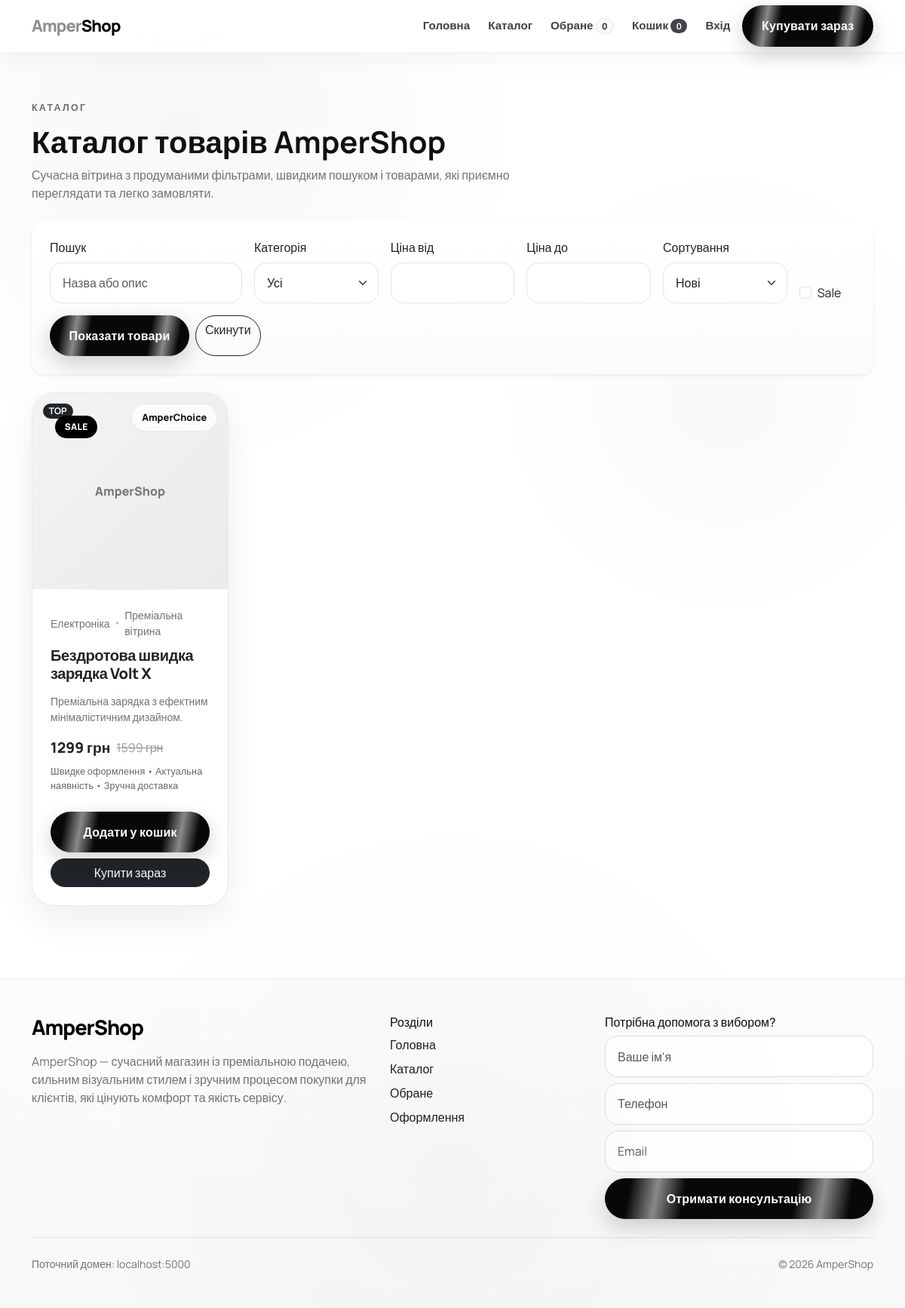
/catalog, run on the app's committed database.
### app.py (models this page shows, shortened)
class Setting(db.Model):
    id = db.Column(db.Integer, primary_key=True)
    key = db.Column(db.String(120), unique=True, nullable=False)
    value = db.Column(db.Text, nullable=True)

class Product(db.Model):
    id = db.Column(db.Integer, primary_key=True)
    title = db.Column(db.String(220), nullable=False)
    slug = db.Column(db.String(220), unique=True, nullable=False)
    short_description = db.Column(db.String(500), nullable=True)
    description = db.Column(db.Text, nullable=True)
    specifications = db.Column(db.Text, nullable=True)
    price = db.Column(db.Float, nullable=False)
    old_price = db.Column(db.Float, nullable=True)
    discount_enabled = db.Column(db.Boolean, default=False)
    is_top = db.Column(db.Boolean, default=False)
    is_active = db.Column(db.Boolean, default=True)
    stock_status = db.Column(db.String(50), default="В наявності")
    supplier_chat_id = db.Column(db.String(120), nullable=True)
    supplier_email = db.Column(db.String(180), nullable=True)
    supplier_notification_channel = db.Column(db.String(20), default="telegram")
    supplier_price = db.Column(db.Float, nullable=True)
    available_delivery_methods = db.Column(db.Text, nullable=True)
    category_id = db.Column(db.Integer, db.ForeignKey("category.id"), nullable=False)
    created_at = db.Column(db.DateTime, default=datetime.utcnow)
    updated_at = db.Column(db.DateTime, default=datetime.utcnow, onupdate=datetime.utcnow)
    images = db.relationship("ProductImage", backref="product", lazy=True, cascade="all, delete-orphan")
    order_items = db.relationship("OrderItem", backref="product", lazy=True)
    reviews = db.relationship("ProductReview", backref="product", lazy=True, cascade="all, delete-orphan")
    @property
    def current_price(self):
        if self.discount_enabled and self.old_price and self.old_price > self.price:
            return self.price
        return self.price

class Category(db.Model):
    id = db.Column(db.Integer, primary_key=True)
    name = db.Column(db.String(120), unique=True, nullable=False)
    slug = db.Column(db.String(120), unique=True, nullable=False)
    description = db.Column(db.Text, nullable=True)
    created_at = db.Column(db.DateTime, default=datetime.utcnow)
    products = db.relationship("Product", backref="category", lazy=True)

### app.py (the view)
    @app.route("/catalog")
    def catalog():
        category_slug = request.args.get("category", "").strip()
        search = request.args.get("q", "").strip()
        sort = request.args.get("sort", "new")
        price_min = request.args.get("price_min", "").strip()
        price_max = request.args.get("price_max", "").strip()
        only_discount = request.args.get("discount") == "1"
        query = Product.query.filter_by(is_active=True)
        if category_slug:
            category = Category.query.filter_by(slug=category_slug).first_or_404()
            query = query.filter_by(category_id=category.id)
        if search:
            like = f"%{search}%"
            query = query.filter(db.or_(Product.title.ilike(like), Product.short_description.ilike(like), Product.description.ilike(like)))
        if price_min:
            try:
                query = query.filter(Product.price >= float(price_min))
            except ValueError:
                pass
        if price_max:
            try:
                query = query.filter(Product.price <= float(price_max))
            except ValueError:
                pass
        if only_discount:
            query = query.filter(Product.discount_enabled == True, Product.old_price.isnot(None), Product.old_price > Product.price)
        sort_map = {
            "price_asc": Product.price.asc(),
            "price_desc": Product.price.desc(),
            "name": Product.title.asc(),
            "popular": Product.is_top.desc(),
            "new": Product.created_at.desc(),
        }
        products = query.order_by(sort_map.get(sort, Product.created_at.desc())).all()
        return render_template("catalog.html", products=products, selected_category=category_slug, search=search, sort=sort, price_min=price_min, price_max=price_max, only_discount=only_discount)

### app.py (called while the page is built)
def get_setting(key, default=""):
    item = Setting.query.filter_by(key=key).first()
    return item.value if item and item.value is not None else default

### templates/catalog.html (shortened to what this page needs)
{% extends 'base.html' %}
{% block content %}
<section class="py-5 catalog-page-section">
  <div class="container">
    <div class="section-head mb-4 catalog-head">
      <div class="eyebrow">{{ cms('catalog_eyebrow', 'Каталог') }}</div>
      <h1 class="fw-bold">{{ cms('catalog_title', 'Каталог товарів AmperShop') }}</h1>
      <p class="text-secondary mb-0">{{ cms('catalog_subtitle', 'Сучасна вітрина з продуманими фільтрами, швидким пошуком і товарами, які приємно переглядати та легко замовляти.') }}</p>
    </div>
    <form method="get" class="card border-0 shadow-sm rounded-4 p-4 mb-4 catalog-filter-card">
      <div class="row g-3 align-items-end">
        <div class="col-lg-3"><label class="form-label">Пошук</label><input class="form-control" name="q" value="{{ search or '' }}" placeholder="Назва або опис"></div>
        <div class="col-lg-2"><label class="form-label">Категорія</label><select class="form-select" name="category"><option value="">Усі</option></select></div>
        <div class="col-lg-2"><label class="form-label">Ціна від</label><input class="form-control" name="price_min" value="{{ price_min or '' }}"></div>
        <div class="col-lg-2"><label class="form-label">Ціна до</label><input class="form-control" name="price_max" value="{{ price_max or '' }}"></div>
        <div class="col-lg-2"><label class="form-label">Сортування</label><select class="form-select" name="sort"><option value="new" {% if sort=='new' %}selected{% endif %}>Нові</option></select></div>
        <div class="col-lg-1 d-flex align-items-center"><div class="form-check mt-4"><input class="form-check-input" type="checkbox" name="discount" value="1" {% if only_discount %}checked{% endif %}><label class="form-check-label">Sale</label></div></div>
      </div>
      <div class="d-flex gap-2 flex-wrap mt-3">
        <button class="btn btn-electric">Показати товари</button>
        <a class="btn btn-outline-dark rounded-pill" href="{{ url_for('catalog') }}">Скинути</a>
      </div>
    </form>
    <div class="row g-4">
      {% for product in products %}
        {% include 'partials/product_card.html' %}
      {% else %}
      <div class="col-12"><div class="alert alert-light border rounded-4 p-4">За цими параметрами товари не знайдено. Спробуйте змінити фільтри або скинути пошук.</div></div>
      {% endfor %}
    </div>
  </div>
</section>
{% endblock %}

### templates/base.html (shortened to what this page needs)
<!doctype html>
<html lang="uk">
<head>
  <link href="https://cdn.jsdelivr.net/npm/bootstrap@5.3.3/dist/css/bootstrap.min.css" rel="stylesheet">
  <link rel="stylesheet" href="{{ url_for('static', filename='css/style.css') }}">
</head>
<body>
  <div class="noise"></div>
  <header class="site-header sticky-top">
    <nav class="navbar navbar-expand-lg glass-nav py-2">
      <div class="container">
        <a class="navbar-brand brand-mark" href="{{ url_for('home') }}"><span>Amper</span>Shop</a>
        <div class="collapse navbar-collapse" id="mainNav">
          <ul class="navbar-nav ms-auto align-items-lg-center gap-lg-2">
            <li class="nav-item"><a class="nav-link" href="{{ url_for('home') }}">Головна</a></li>
            <li class="nav-item"><a class="nav-link" href="{{ url_for('catalog') }}">Каталог</a></li>
            <li class="nav-item"><a class="nav-link" href="{{ url_for('wishlist_view') if current_user.is_authenticated and not current_user.is_admin else url_for('account_login') }}">Обране <span class="badge rounded-pill text-bg-light border">{{ wishlist_count }}</span></a></li>
            <li class="nav-item"><a class="nav-link" href="{{ url_for('cart_view') }}">Кошик <span class="badge rounded-pill text-bg-dark">{{ cart_count }}</span></a></li>
            {% if current_user.is_authenticated and not current_user.is_admin %}
            <li class="nav-item"><a class="nav-link" href="{{ url_for('account_dashboard') }}">Кабінет</a></li>
            <li class="nav-item"><a class="nav-link" href="{{ url_for('account_logout') }}">Вийти</a></li>
            {% else %}
            <li class="nav-item"><a class="nav-link" href="{{ url_for('account_login') }}">Вхід</a></li>
            {% endif %}
            <li class="nav-item"><a class="btn btn-electric" href="{{ url_for('catalog') }}">Купувати зараз</a></li>
          </ul>
        </div>
      </div>
    </nav>
  </header>
  <main>
    {% block content %}{% endblock %}
  </main>
  <footer class="site-footer mt-5">
    <div class="container py-5">
      <div class="row g-4 align-items-start">
        <div class="col-lg-5">
          <h3 class="brand-mark mb-3">{{ cms('footer_title', 'AmperShop') }}</h3>
          <p class="text-secondary mb-0">{{ cms('footer_text', 'AmperShop — сучасний магазин із преміальною подачею, сильним візуальним стилем і зручним процесом покупки для клієнтів, які цінують комфорт та якість сервісу.') }}</p>
        </div>
        <div class="col-lg-3">
          <h6>Розділи</h6>
          <div class="footer-links">
            <a href="{{ url_for('home') }}">Головна</a>
            <a href="{{ url_for('catalog') }}">Каталог</a>
            <a href="{{ url_for('wishlist_view') if current_user.is_authenticated and not current_user.is_admin else url_for('account_login') }}">Обране</a>
            <a href="{{ url_for('checkout') }}">Оформлення</a>
          </div>
        </div>
        <div class="col-lg-4">
          <h6>{{ cms('footer_help_title', 'Потрібна допомога з вибором?') }}</h6>
          <form method="post" action="{{ url_for('create_lead') }}" class="lead-mini-form needs-validation" novalidate>
            <input class="form-control mb-2" name="name" placeholder="Ваше ім'я" required>
            <input class="form-control mb-2" name="phone" placeholder="Телефон">
            <input class="form-control mb-2" name="email" type="email" placeholder="Email">
            <button class="btn btn-electric w-100">{{ cms('footer_help_button', 'Отримати консультацію') }}</button>
          </form>
        </div>
      </div>
      <div class="pt-4 mt-4 border-top text-secondary small d-flex flex-wrap gap-3 justify-content-between">
        <span>Поточний домен: {{ domain_name }}</span>
        <span>© {{ current_year }} AmperShop</span>
      </div>
    </div>
  </footer>
</body>
</html>

### templates/partials/product_card.html (shortened to what this page needs)
<div class="col-md-6 col-lg-3">
  <div class="product-card ultra-product-card final-product-card h-100 d-flex flex-column">
    <a href="{{ url_for('product_detail', slug=product.slug) }}" class="text-decoration-none text-dark">
      <div class="product-image-wrap">
        {% if product.images %}
          <img src="/{{ product.images[0].image_path }}" alt="{{ product.title }}" class="product-image">
        {% else %}
          <div class="product-placeholder">AmperShop</div>
        {% endif %}
        <div class="product-floating-meta">
          <div class="d-flex gap-2 flex-wrap">
            {% if product.discount_enabled and product.old_price %}<span class="badge badge-sale">SALE</span>{% endif %}
            {% if product.is_top %}<span class="badge text-bg-dark rounded-pill">TOP</span>{% endif %}
          </div>
          <span class="glass-chip">AmperChoice</span>
        </div>
      </div>
      <div class="p-3 p-lg-4">
        <div class="product-meta-line">
          <div class="text-secondary small">{{ product.category.name }}</div>
          <div class="mini-dot"></div>
          <div class="text-secondary small">Преміальна вітрина</div>
        </div>
        <h5 class="product-title">{{ product.title }}</h5>
        <p class="text-secondary small mb-3">{{ product.short_description or 'Детальний опис, характеристики та умови замовлення доступні на сторінці товару.' }}</p>
        <div class="d-flex align-items-center gap-2 flex-wrap mb-2">
          <span class="price">{{ '%.0f'|format(product.current_price) }} грн</span>
          {% if product.discount_enabled and product.old_price %}<span class="old-price">{{ '%.0f'|format(product.old_price) }} грн</span>{% endif %}
        </div>
        <div class="product-trust-line">Швидке оформлення • Актуальна наявність • Зручна доставка</div>
      </div>
    </a>
    <div class="px-3 px-lg-4 pb-4 mt-auto d-grid gap-2">
      <div class="d-grid gap-2 product-actions-grid">
        <form method="post" action="{{ url_for('cart_add', product_id=product.id) }}">
          <button class="btn btn-electric w-100">Додати у кошик</button>
        </form>
        <form method="post" action="{{ url_for('cart_add', product_id=product.id) }}">
          <button class="btn btn-dark rounded-pill w-100">Купити зараз</button>
        </form>
      </div>
    </div>
  </div>
</div>

### data on the page
Setting: value "КАТАЛОГ"
Setting: value "Каталог товарів AmperShop"
Setting: value "Сучасна вітрина з продуманими фільтрами, швидким пошуком і товарами, які приємно переглядати та легко замовляти."
Product: shows "SALE", is_top "TOP", category.name "Електроніка", title "Бездротова швидка зарядка Volt X", short_description "Преміальна зарядка з ефектним мінімалістичним дизайном.", current_price "1299", old_price "1599"
Setting: value "AmperShop"
Setting: value "AmperShop — сучасний магазин із преміальною подачею, сильним візуальним стилем і зручним процесом покупки для клієнтів, які цінують комфорт та якість сервісу."
Setting: value "Потрібна допомога з вибором?"
Setting: value "Отримати консультацію"
Setting: value "localhost:5000"

### other printed values
{{ wishlist_count }} "0"
{{ cart_count }} "0"
